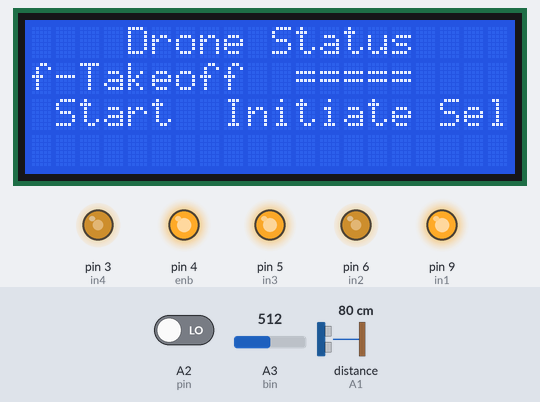
A sketch run on a simulated Arduino Uno, built with avr-gcc and run on an emulated ATmega328P. Parts: 20×4 character LCD, output pins drawn as LEDs (lit = HIGH). Wiring (inferred from the names in the program): ultrasonic range finder: trigger A0; echo A1. The test bench sets the inputs (shaded band); at power-on: A2 (pin) LOW, distance to the obstacle (sensor on A1) 80 cm, A3 (bin) = 512. The echo pulse lasts 58.3 µs per cm; pins used as bus, display or sensor lines are not drawn; what the sketch prints to the serial monitor is not drawn.

Above: at 3.7 s.
At 6.2 s:
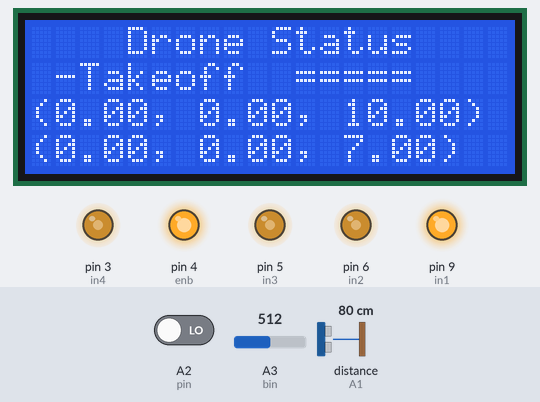
6.3 s: A2 (pin) driven HIGH
9.5 s: A2 (pin) driven LOW
At 11.3 s:
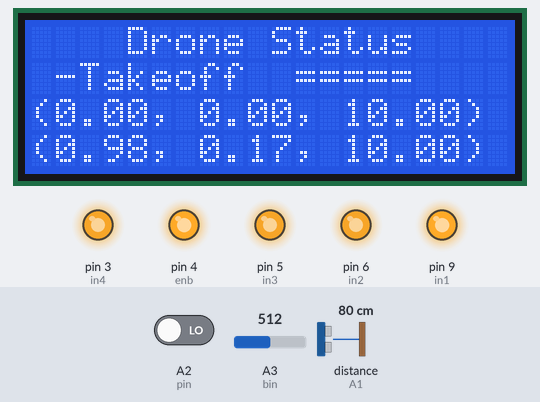
12.4 s: distance to the obstacle (sensor on A1) set to 8 cm
15.6 s: distance to the obstacle (sensor on A1) set to 5 cm
At 17.2 s:
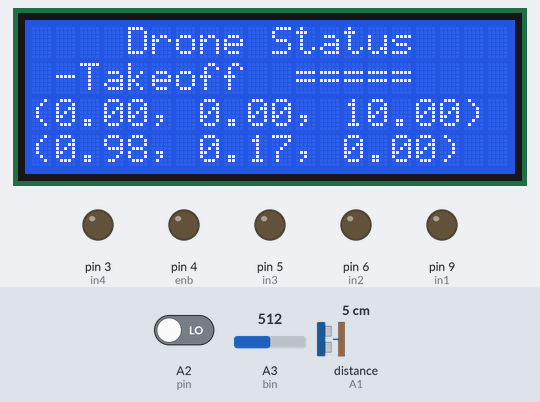
17.5 s: distance to the obstacle (sensor on A1) set to 9 cm
At 18.9 s:
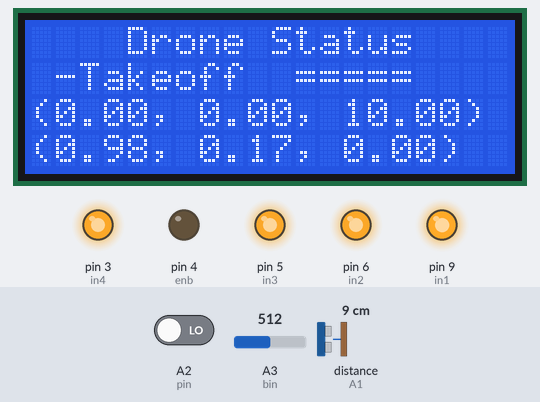
Timing chart, 0 to 31.3 s (numbered marks = the images above; inputs shaded):
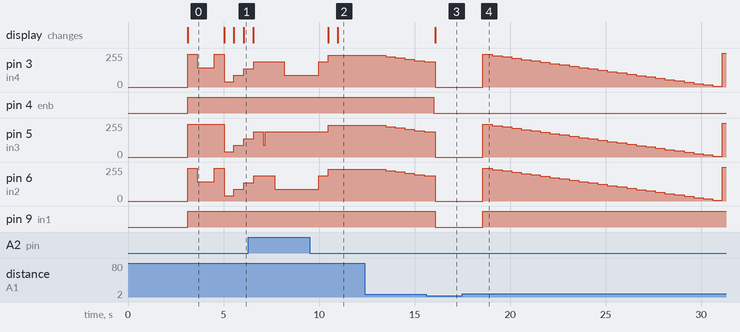

The sketch:

Full.ino
```cpp
  #include <math.h>
  #include <TinyGPS.h>
  #include <LiquidCrystal.h>
  #include <SoftwareSerial.h>

  #define in1  9
  #define in2  6
  #define in3  5
  #define in4  3
  #define enb  4
  #define trg  A0
  #define ech  A1
  #define pin  A2
  #define bin  A3

  TinyGPS gps;
  SoftwareSerial gsmSerial(A5, A4);
  LiquidCrystal lcd(13, 12, 11, 10, 8, 7);

  bool idle;
  int m1, m2, m3, m4, disCM, mtr_spd;
  long duration, batteryLevel, pir_reading;
  float xpos, ypos, zpos;
  float x_current, y_current, z_current;
  int angle, dist, dir;
  bool landed = false, goal=false;

  float flat, flon;
  unsigned long age;

  bool PIR_read();
  void GPS_read();
  void send_signal();
  void checkBatteryLevel();
  int get_distanceCM(int , int);
  void rotate_left(int angle2);
  void rotate_right(int angle2);

  void setup() {

      pinMode(in1, OUTPUT);
      pinMode(in2, OUTPUT);
      pinMode(in3, OUTPUT);
      pinMode(in4, OUTPUT);
      pinMode(enb, OUTPUT);
      pinMode(trg, OUTPUT);
      pinMode(ech, INPUT);
      pinMode(pin, INPUT);
      pinMode(bin, INPUT);

      digitalWrite(enb, LOW);
      lcd.begin(20, 4);
      Serial.begin(9600);
      gsmSerial.begin(9600);

      gsmSerial.println("Drone Status: GSM Message");
      //while(1)GPS_read();delay(1000);
      lcd.setCursor(4,0);
      lcd.println("Drone Status");
      Serial.println("Drone Status");
      lcd.setCursor(4,1);
      lcd.println("============");
      Serial.println("============");
      lcd.setCursor(1,2);
      lcd.println("Start");
      Serial.println("Start");

      mtr_spd = m1 = m2 = m3 = m4 = 0;
      dir = 90;
      x_current = y_current = z_current = 0;
      zpos = 10;

      Serial.println("Enter latitude value:");
      xpos = Serial.readString().toInt();
      delay(10);
      Serial.println("Enter longitude value:");
      ypos = Serial.readString().toInt();
      delay(10);

      checkBatteryLevel();
      Serial.println("The battery level is "+ String(batteryLevel) + "%.");
      if(batteryLevel < 15){
        Serial.println("Unable to Takeoff due to Critically Low Battery!!!");
        gsmSerial.println("Unable to Takeoff due to Critically Low Battery!!!");
        while(batteryLevel < 15)checkBatteryLevel();
      }

      takeoff();
      adjust_direction();
      lcd.setCursor(0,2);
      lcd.println("(" + String(xpos) + ", " + String(ypos) + ", " + String(zpos) + ")");
      dist = int(sqrt((x_current - xpos) * (x_current - xpos) + (y_current - ypos) * (y_current - ypos)));

  }

  void loop() {
      do{
        checkBatteryLevel();
      }while(batteryLevel < 10 && landed);
      landed = false;
      lcd.setCursor(0,3);
      lcd.println("(" + String(x_current) + ", " + String(y_current) + ", " + String(z_current) + ")");

      int echo_in = get_distanceCM(A0, A1);
      int pin_in = digitalRead(pin);

      dist = int(sqrt((x_current - xpos) * (x_current - xpos) + (y_current - ypos) * (y_current - ypos)));
      checkBatteryLevel();


      if(batteryLevel < 15 && batteryLevel >= 10){
          Serial.println("Battery Low!!! Initiate Self-Landing");
          gsmSerial.println("Battery Low!!! Initiate Self-Landing");
      }

     if(batteryLevel < 10){
          Serial.println("Battery Low!!! Self-Landing Initiated");
          gsmSerial.println("Battery Low!!! Self-Landing Initiated");
          landing();

      }
      else if(pin_in){
        gsmSerial.println("Obstacle present");
        control('3');
        rotate_left(10);// rotate 10 degree to left
        control('5');
        z_current++;
        x_current += cos(dir * M_PI / 180.0);
        y_current += sin(dir * M_PI / 180.0);
        adjust_direction();
      }
       else if(!goal && z_current < zpos){
        control('3');
        z_current++;
      }
      else if(!goal && z_current > zpos){
        control('4');
        z_current--;
      }
      else if(dist > 0){
        control('5');
        x_current += cos(dir * M_PI / 180.0);
        y_current += sin(dir * M_PI / 180.0);
      }
      else if(!landed){
        landing();
        goal = true;
      }
  }

  void control(char data){
    switch(data){
      case '1':
        m1 = m4 = 100;
        m2 = m3 = 0;
        Serial.println("<-- Move  ft");
        break;
      case '2':
        m2 = m3 = 100;
        m1 = m4 = 0;
        Serial.println("--> Move Right");
        break;
      case '3':
        m1 = m2 = m3 = m4 = 0;
        mtr_spd += 50;
        Serial.println("^-- Move Up");
        break;
      case '4':
        m1 = m2 = m3 = m4 = 0;
        mtr_spd -= 50;
        Serial.println("v-- Move Down");
        break;
      case '5':
        m1 = m2 = 100;
        m3 = m4 = 0;
        Serial.println(">>> Move Forward");
        break;
      case '6':
        m3 = m4 = 100;
        m1 = m2 = 0;
        Serial.println("<<<  Move Backward");
        break;
      case '7':
        m2 = m4 = 0;
        m1 = m3 = 100;
        Serial.print("<-0  Rotate Left ");
        break;
      case '8':
        m1 = m3 = 0;
        m2 = m4 = 100;
        Serial.print("O->  Rotate Right ");
        break;
      case '9':
        idle = true;
        mtr_spd -= 50;
        m1 = m2 = m3 = m4 = 0;
        send_signal();
        Serial.println("Initiate Self-Land");
        break;
      case '0':
         m1 = m2 = m3 = m4 = 0;
    }
    send_signal();
    m1 = m2 = m3 = m4 = 0;
    if(data != '7' && data != '8') delay(500),send_signal();//to make hover
  }


  void adjust_direction(){
    int theta_1 = dir;
    int theta_2 = atan2(ypos - y_current, xpos - x_current) * 180.0 / M_PI;
    int rot_angle_1 = (theta_2 - theta_1 + 360) % 360;
    int rot_angle_2 = (theta_1 - theta_2 + 360) % 360;
    // let assume each function call rotate 10 degrees
    if(rot_angle_1 < rot_angle_2)
      rotate_left(rot_angle_1);
   else
     rotate_right(rot_angle_2);
   /*
   Serial.println(xpos);
   Serial.println(ypos);
   Serial.println(theta_1);
   Serial.println(theta_2);
   Serial.println(rot_angle_1);
   Serial.println(rot_angle_2);
   */
    dir = theta_2;
  }

  void rotate_left(int angle2){
    control('7');
    Serial.println(" " + String(angle2) + " degree");
    delay(angle2 * 10); // 100 ms for 10 degree
    control('0');//to make hover
    dir = (dir + angle2)%360;
  }

  void rotate_right(int angle2){
    control('8');
    Serial.println(" " + String(angle2) + " degree");
    delay(angle2 * 10); // 100 ms for 10 degree
    control('0');//to make hover
    dir = (dir - angle2 + 360)%360;
  }

  long long latitude_to_meter(float lat1,float lon1,float lat2,float lon2){
    long long R = 6378.137; // Radius of earth in KM
    float dLat = lat2 * M_PI / 180.0 - lat1 * M_PI / 180.0;
    float dLon = lon2 * M_PI / 180.0 - lon1 * M_PI / 180.0;
    float a = sin(dLat/2) * sin(dLat/2) + cos(lat1 * M_PI / 180) * cos(lat2 * M_PI / 180) * sin(dLon/2) * sin(dLon/2);
    float c = 2 * atan2(sqrt(a), sqrt(1-a));
    long long d = R * c;
    return abs(d * 1000); // meters
  }

  void takeoff(){
    digitalWrite(enb, HIGH);
    mtr_spd = 0;
    lcd.println("Initiate Self-Takeoff");
    Serial.println("Initiate Self-Takeoff");
    for(int i=0; i<5; i++){
      mtr_spd += 100;
      send_signal();
      z_current++;
    }
    delay(500);
  }

   void landing(){
    Serial.println("Initiate Self-Land");
    control('0');//hover
    delay(2000);
    int ground_distance = get_distanceCM(A0, A1);
    while(ground_distance > 5){
      mtr_spd -= 10;
      Serial.println(String(ground_distance) + " meter from ground");
      send_signal();
      delay(500);
      ground_distance = get_distanceCM(A0, A1);
    }
    digitalWrite(enb, LOW);
    Serial.println("Succefully Landed");
    gsmSerial.println("Succefully Landed at ");
    gsmSerial.println("     Latitude:  "+ String(x_current));
    gsmSerial.println("     Longitude: "+ String(y_current));
    landed = true;
    z_current = 0;
    mtr_spd = 0;
  }

  void send_signal(){
      analogWrite(in1, mtr_spd - m1);
      analogWrite(in2, mtr_spd - m2);
      analogWrite(in3, mtr_spd - m3);
      analogWrite(in4, mtr_spd - m4);
  }

  int get_distanceCM(int trig, int echo) {
      digitalWrite(trig, LOW);
      delayMicroseconds(2);
      digitalWrite(trig, HIGH);
      delayMicroseconds(10);
      digitalWrite(trig, LOW);
      duration = pulseIn(echo, HIGH);
      return duration * 0.034/2;
  }
  void checkBatteryLevel(){
      batteryLevel = analogRead(bin)/10;
      if(batteryLevel > 100)
          batteryLevel = 100;
  }

  void GPS_read(){
      bool newData = false;
      unsigned long chars;
      unsigned short sentences, failed;

      for (unsigned long start = millis(); millis() - start < 1000;){
          while (Serial.available()){
            char c = Serial.read();
            if (gps.encode(c)) {
              newData = true;Serial.println(c);}
          }
      }
      if (newData){
          gps.f_get_position(&flat, &flon, &age);
          Serial.print("LAT= ");
          Serial.print(flat == TinyGPS::GPS_INVALID_F_ANGLE ? 0.0 : flat, 6);
          Serial.print(" LON= ");
          Serial.println(flon == TinyGPS::GPS_INVALID_F_ANGLE ? 0.0 : flon, 6);
      }

      gps.stats(&chars, &sentences, &failed);
      Serial.print(" CHARS= ");
      Serial.println(chars);
      if (chars == 0)
        Serial.println("** No characters received from GPS: check wiring **");

  }
```

Measured:
- the behaviour switches between 7 and 6 cm on distance to the obstacle (sensor on A1) (found by bisection; images 2 and 3)
- after the input at 9.5 s, pin 5 (in3), pin 6 (in2): goes on until 10.5 s, then stays 238/255; the display: first differs from a run without the input after 1.5 s (image 2)
- after the input at 15.6 s, pin 4 (enb): HIGH → LOW after 0.40 s; pin 9 (in1): HIGH → LOW after 0.47 s; the display: changes after 0.47 s (image 3)
- after the input at 17.5 s, pin 3 (in4), pin 5 (in3), pin 6 (in2): ramps from 252/255 to 6/255 and jumps back, once every 12.5 s; pin 9 (in1): LOW → HIGH after 1.1 s
- what the display in image 0 shows lasts 1.9 s, from 3.1 s to 5.0 s
